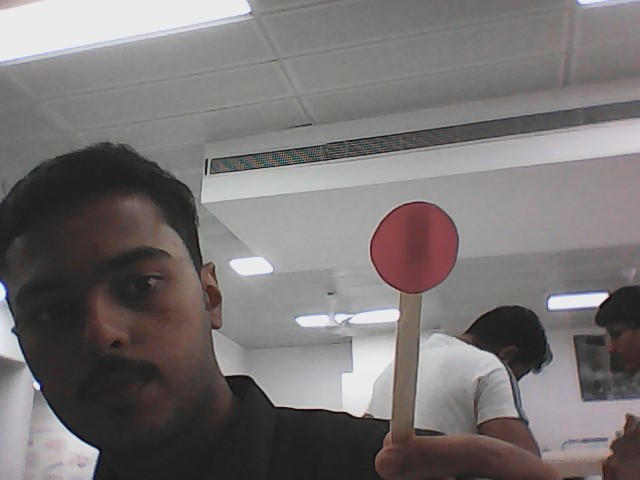
#> input picture ball.jpg, 640 x 480 px, given in place of the camera
$ python alpha1.py
#> lines starting #> are read from the running program, lines starting #| are printed output that depends on the picture; after the words box and inside, x2 and y2 are one past the last pixel; in counts of white or black regions, pixels touching at a corner belong together; long printed decimals are rounded
import cv2
import numpy as np

import time
import datetime
from twilio.rest import Client


fin = 0

def twilioman():
    global fin
    account_sid=""
    auth_token=""
    client=Client(account_sid,auth_token)
    message=client.messages.create(body=" ALERT: You left your red ball behind !!",from_="+13464722678",to="")
    print("ALERT : RED BALL LEFT BEHIND !!")
    fin = 1


def countdown(h, m, s,cx_face,cy_face):

    # Calculate the total number of seconds
    total_seconds = h * 3600 + m * 60 + s

    # While loop that checks if total_seconds reaches zero
    # If not zero, decrement total time by one second
    while (total_seconds > 0):

        # Timer represents time left on countdown
        timer = datetime.timedelta(seconds = total_seconds)

        # Prints the time left on the timer
        print(timer, end="\r")

        # Delays the program one second
        time.sleep(1)


        # Reduces total time by one second
        total_seconds -= 1

        if(cx_face or cy_face != 0):
            break

    print("Countdown finished")
    twilioman()

from twilio.rest import Client
################################# LIBS ABOVE #############
frame = cv2.VideoCapture(1)
tripped = 0

def calc_dist(cx1,cy1,cx2,cy2):

    if(cx1,cx2,cx2,cy2 != 0):
        return ((cy2 - cy1)**2 + (cx2 - cx1)**2)**0.5

while(True):
    alerted = 0
    cx_red = 0
    cy_red = 0
    cx_face = 0
    cy_face = 0

    ret,feed = frame.read()
#> feed is the input picture: shape (480, 640, 3); mean B, G, R 115.3, 115.3, 119.6
    if ret == False:
        break

    hsv1=cv2.cvtColor(feed,cv2.COLOR_BGR2HSV)
#> hsv1: shape (480, 640, 3); mean H, S, V 42.7, 16.2, 120.4
    gray = cv2.cvtColor(feed,cv2.COLOR_BGR2GRAY)
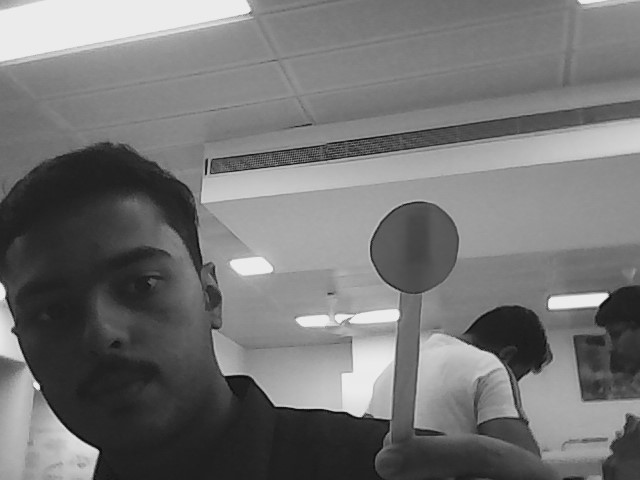
#> gray: shape (480, 640); min 8, max 243, mean 116.6
    face_cascade = cv2.CascadeClassifier(cv2.data.haarcascades + 'haarcascade_frontalface_default.xml')
    faces = face_cascade.detectMultiScale(gray,scaleFactor=1.1, minNeighbors=9)
#> faces = ()

    for (x,y,w,h) in faces:
        cv2.rectangle(feed,(x,y),(x+w,y+h),(200,0,0),2)
        cx_face = (x + x + w) // 2
        cy_face = (y + y + h) // 2

        #print("Face Coordinates:",cx_face,cy_face)
        roi_color = feed[y:y+h, x:x+w]
#> this loop made 0 passes

    red_ub = np.array([179,255,255],np.uint8)
    red_lb = np.array([91,115,94],np.uint8)
    red_mask= cv2.inRange(hsv1,red_lb,red_ub)	#ub- upper bound, lb- lower bound
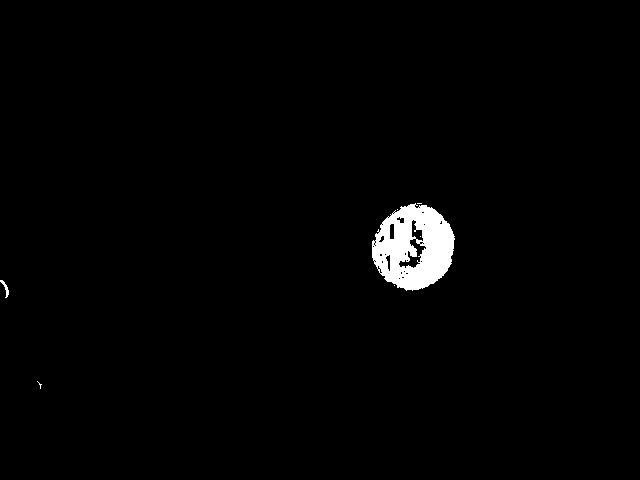
#> red_mask: shape (480, 640); 1.6% white; 7 white regions (5 under 20 px), largest, box (x1, y1, x2, y2) and area: (372, 203, 455, 291) 4844, (0, 280, 9, 298) 53

    kernel=np.ones((15,15),"uint8")

    ret,thresh_red = cv2.threshold(red_mask,127,255,0) # binary thresh

    #dilation effects go below-
    #red
    red_mask = cv2.dilate(red_mask,kernel)
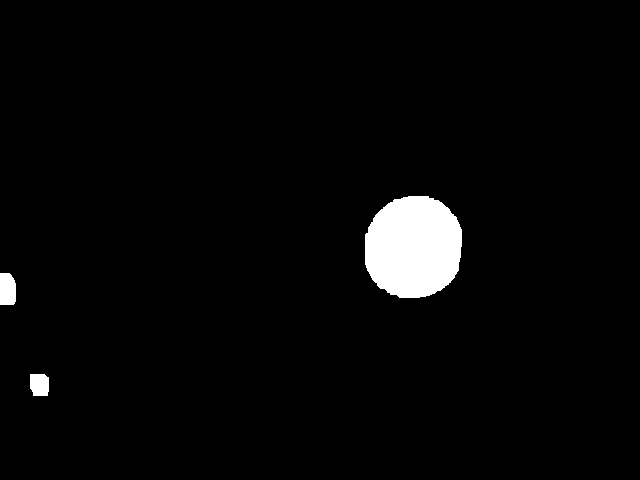
#> red_mask: shape (480, 640); 2.9% white; 3 white regions

    #contour to track below-
    contours, hierarchy = cv2.findContours(red_mask,cv2.RETR_TREE,cv2.CHAIN_APPROX_SIMPLE)
#> contours = 3 contours; box (x1, y1, x2, y2) and area: (365, 196, 462, 298) 7922, (0, 273, 16, 305) 436, (30, 374, 49, 396) 352

    for pic, contour in enumerate(contours):

        area = cv2.contourArea(contour)
        M_red = cv2.moments(thresh_red)
        if(area > 5000):

            if M_red["m00"] != 0 :
                cx_red = int(M_red["m10"] / M_red["m00"])
                cy_red = int(M_red["m01"] / M_red["m00"])

                cv2.circle(feed, (cx_red,cy_red),5 , (255,255,255), -1)

            else:
                cx_red , cy_red = 0 , 0

            #print("Red: ",cx,cy)

            x, y, w, h = cv2.boundingRect(contour)
            feed = cv2.rectangle(feed, (x, y),(x + w, y + h),(0, 0, 255), 2)
            cv2.putText(feed, "RED", (x, y),cv2.FONT_HERSHEY_SIMPLEX, 1.0,(0, 0, 255))
#> this loop made 3 passes
#> (area, cx_red, cy_red, x, y, w, h) on pass 3: (7922.5, 408, 247, 365, 196, 97, 102)
#> area on passes 1 to 2: 351.5, 436
#> pass 3, `feed = cv2.rectangle(feed, (x, y),(x + w, y + h),(0, 0, 255), 2)`:
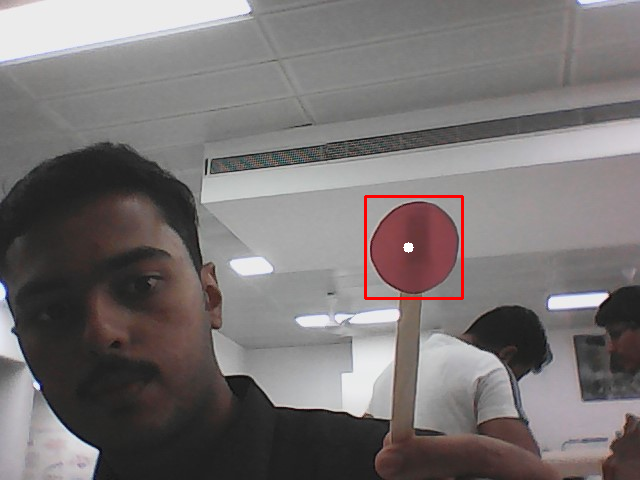
#> feed: shape (480, 640, 3); 0.41% of pixels changed, all inside (x1, y1, x2, y2) = (364, 195, 464, 300)
#> after the loop:
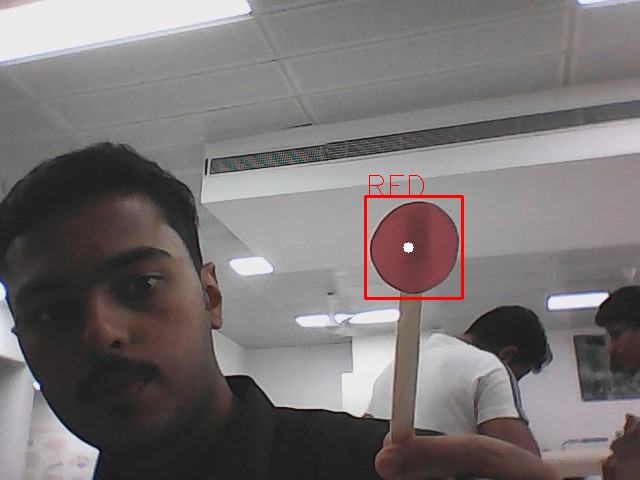
#> feed: shape (480, 640, 3); 0.05% of pixels changed, all inside (x1, y1, x2, y2) = (369, 175, 424, 195)

    euclidian_dist = calc_dist(cx_face,cy_face,cx_red,cy_red)
#> euclidian_dist = 476.9
    print("Inter object distance:",euclidian_dist)
#| Inter object distance: 476.941

    if(euclidian_dist > 320):
        countdown(0,0,15,cx_face,cy_face)
        if(fin):
            break

    cv2.imshow("main window",feed)
    if cv2.waitKey(1) == ord('q'):
        frame.release()
        cv2.destroyAllWindows()

$ run again, on red.jpg
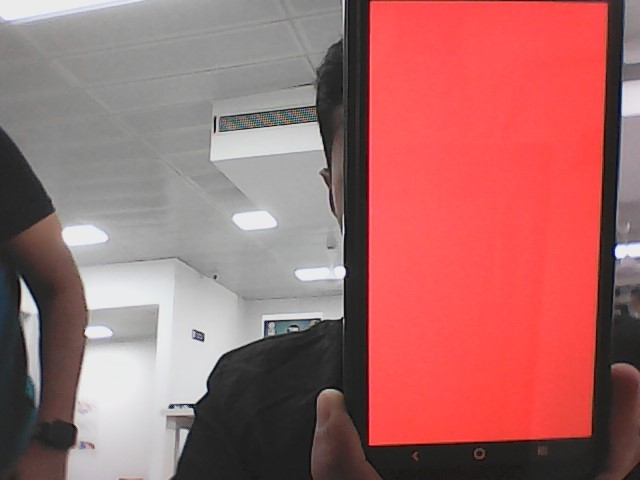
#> input picture red.jpg, 640 x 480 px, given in place of the camera
#> feed is the input picture: shape (480, 640, 3); mean B, G, R 106.2, 106.5, 165.8
#> hsv1: shape (480, 640, 3); mean H, S, V 31.9, 70.9, 166.6
#> faces = ()
#> `red_mask = cv2.dilate(red_mask,kernel)`:
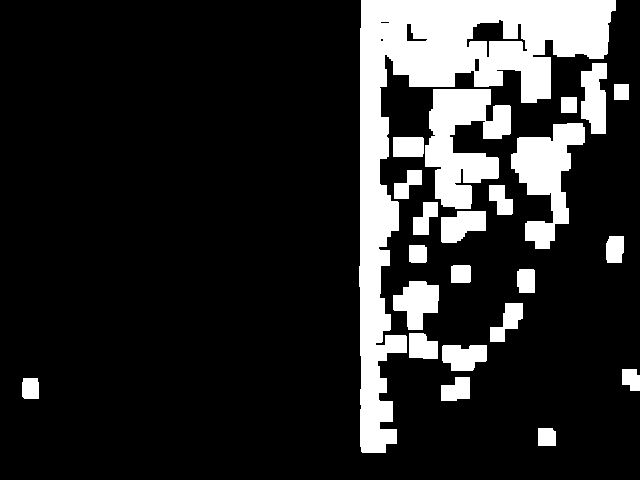
#> red_mask: shape (480, 640); 16.6% white; 23 white regions
#> contours = 28 contours, 2 with area under 20; largest, box (x1, y1, x2, y2) and area: (359, 0, 616, 453) 28486, (425, 89, 511, 209) 5830, (511, 123, 585, 249) 4272, (393, 281, 439, 330) 1386, (581, 63, 607, 134) 1335
#> the loop `for pic, contour in enumerate(contours): ` made 28 passes
#> (area, cx_red, cy_red, x, y, w, h) on passes 20, 23: (5830.5, 450, 120, 425, 89, 86, 120), (28486, 450, 120, 359, 0, 257, 453)
#> after the loop `for pic, contour in enumerate(contours):`:
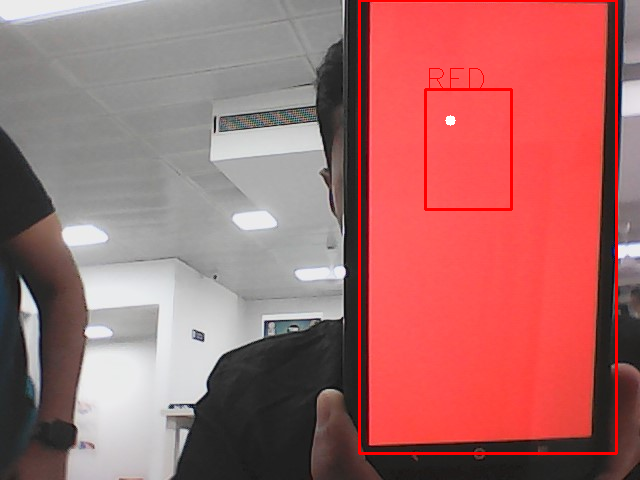
#> feed: shape (480, 640, 3); 1.78% of pixels changed, all inside (x1, y1, x2, y2) = (358, 0, 618, 455)
#> euclidian_dist = 465.7
#| Inter object distance: 465.725

$ run again, on redfar.jpg
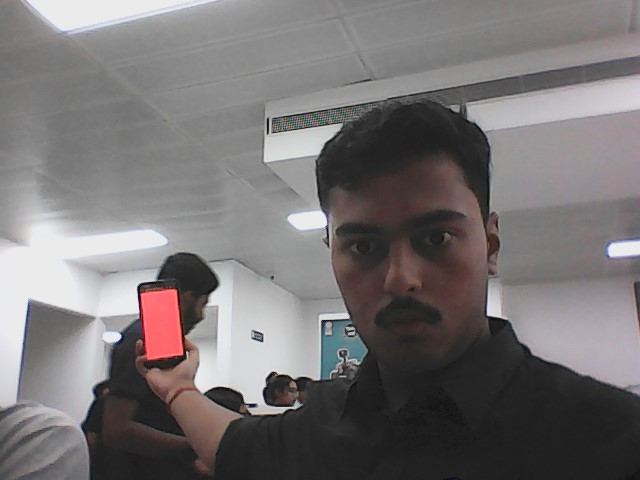
#> input picture redfar.jpg, 640 x 480 px, given in place of the camera
#> feed is the input picture: shape (480, 640, 3); mean B, G, R 115.3, 114.8, 118.6
#> hsv1: shape (480, 640, 3); mean H, S, V 45.2, 13.2, 119.7
#> `gray = cv2.cvtColor(feed,cv2.COLOR_BGR2GRAY)`:
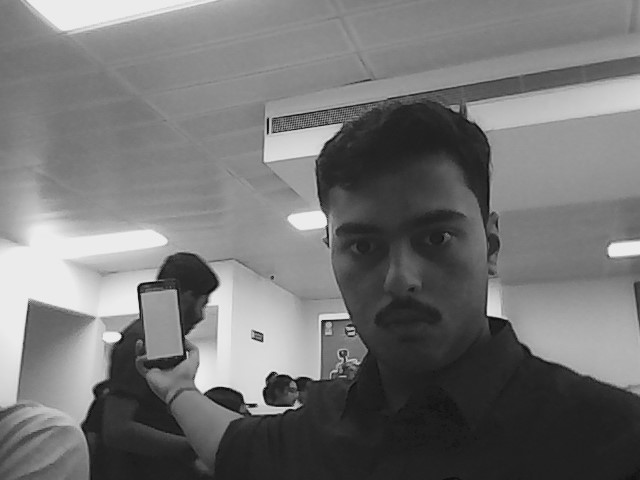
#> gray: shape (480, 640); min 9, max 245, mean 116
#> faces = ()
#> `red_mask = cv2.dilate(red_mask,kernel)`:
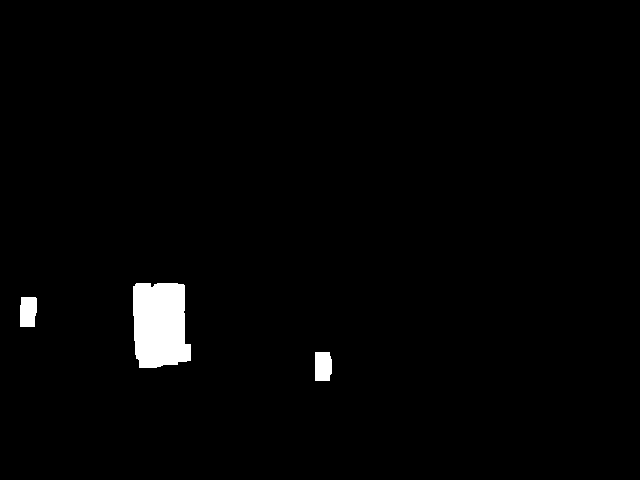
#> red_mask: shape (480, 640); 1.7% white; 3 white regions
#> contours = 3 contours; box (x1, y1, x2, y2) and area: (133, 283, 191, 368) 4144, (20, 297, 37, 327) 432, (315, 352, 332, 381) 426
#> the loop `for pic, contour in enumerate(contours): ` made 3 passes
#> area on passes 1 to 3: 426, 432, 4143.5
